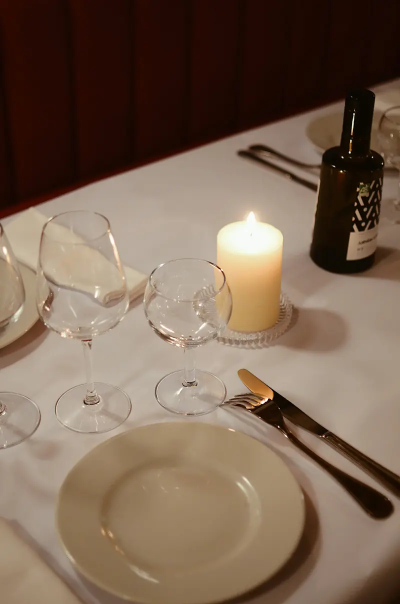
#> input picture img/bistro-800.webp, 800 x 1208 px (shown at 1/2 size)
$ python make_city_images.py hero ../img/bistro-800.webp out.png
#> lines starting #> are read from the running program, lines starting #| are printed output that depends on the picture
#> in main, im is the input picture: PIL image 800x1208 RGB; mean R, G, B 122.6, 101, 83.4
#!/usr/bin/env python3
"""Make the site's responsive sizes for a city photo (see data/cities.json → images).

  python3 scripts/make_city_images.py hero SRC.jpg img/cities/antwerpen/hero [--fx 0.5] [--fy 0.5]
      → <out>-{1000,1600,2400}.webp + <out>-1600.jpg   (3:2, like img/hero-*)
  python3 scripts/make_city_images.py card SRC.jpg img/cities/antwerpen/new [--fx 0.5] [--fy 0.5]
      → <out>-{800,1600,2400}.webp + <out>.jpg (1400)   (square, like img/coffee*; the pill shows its centre)

--fx/--fy: focus point (0..1) the crop is centred on. Credit every photo in img/CREDITS.json.
"""
import argparse, os
from PIL import Image

def crop(im, ratio, fx, fy):
#> called with ratio = 1.5, fx = 0.5, fy = 0.5
    W, H = im.size
#> W = 800; H = 1208
    if W / H > ratio: w, h = round(H * ratio), H
    else: w, h = W, round(W / ratio)
#> w = 800; h = 533
    x = min(max(round(fx * W - w / 2), 0), W - w); y = min(max(round(fy * H - h / 2), 0), H - h)
#> after `x = min(max(round(fx * W - w / 2), 0), W - w)`: x = 0
#> after `y = min(max(round(fy * H - h / 2), 0), H - h)`: y = 338
    return im.crop((x, y, x + w, y + h))
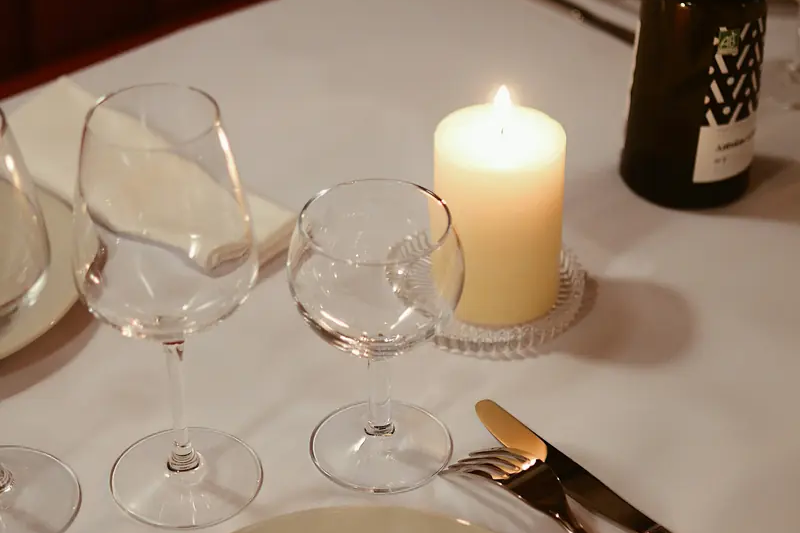
#> returned value: PIL image 800x533 RGB; mean R, G, B 160.6, 141.3, 122.1

def main():
    ap = argparse.ArgumentParser(); ap.add_argument('kind', choices=['hero', 'card']); ap.add_argument('src'); ap.add_argument('out')
    ap.add_argument('--fx', type=float, default=.5); ap.add_argument('--fy', type=float, default=.5); a = ap.parse_args()
    im = Image.open(a.src).convert('RGB'); os.makedirs(os.path.dirname(a.out) or '.', exist_ok=True)
    c = crop(im, 1.5 if a.kind == 'hero' else 1.0, a.fx, a.fy)
    sizes = [1000, 1600, 2400] if a.kind == 'hero' else [800, 1600, 2400]
    for w in sizes:
        r = c.resize((w, round(w * c.height / c.width)), Image.LANCZOS) if c.width > w else c
        r.save(f'{a.out}-{w}.webp', 'WEBP', quality=80 if w < 2400 else 76, method=6)
    jw = 1600 if a.kind == 'hero' else 1400
    c.resize((jw, round(jw * c.height / c.width)), Image.LANCZOS).save(f'{a.out}-1600.jpg' if a.kind == 'hero' else f'{a.out}.jpg', 'JPEG', quality=82, optimize=True, progressive=True)
    print('wrote', a.out, c.size)
#| wrote out.png (800, 533)

if __name__ == '__main__': main()

$ run again, on img/events2-2400.webp
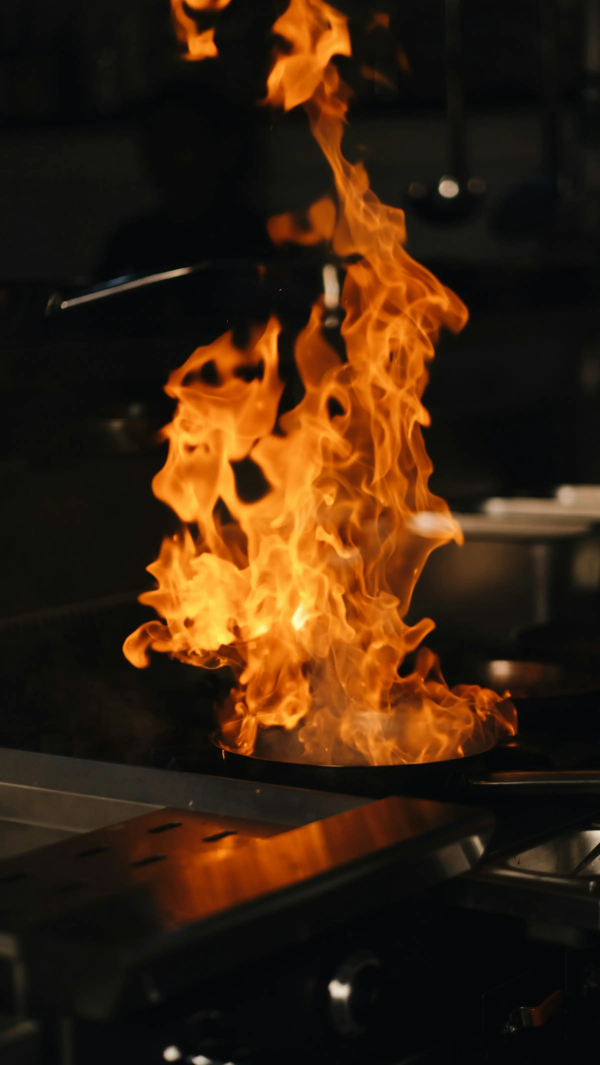
#> input picture img/events2-2400.webp, 2400 x 4260 px (shown at 1/4 size)
#> in main, im is the input picture: PIL image 2400x4260 RGB; mean R, G, B 57.9, 34.4, 14.3
#> in crop, `return im.crop((x, y, x + w, y + h))`:
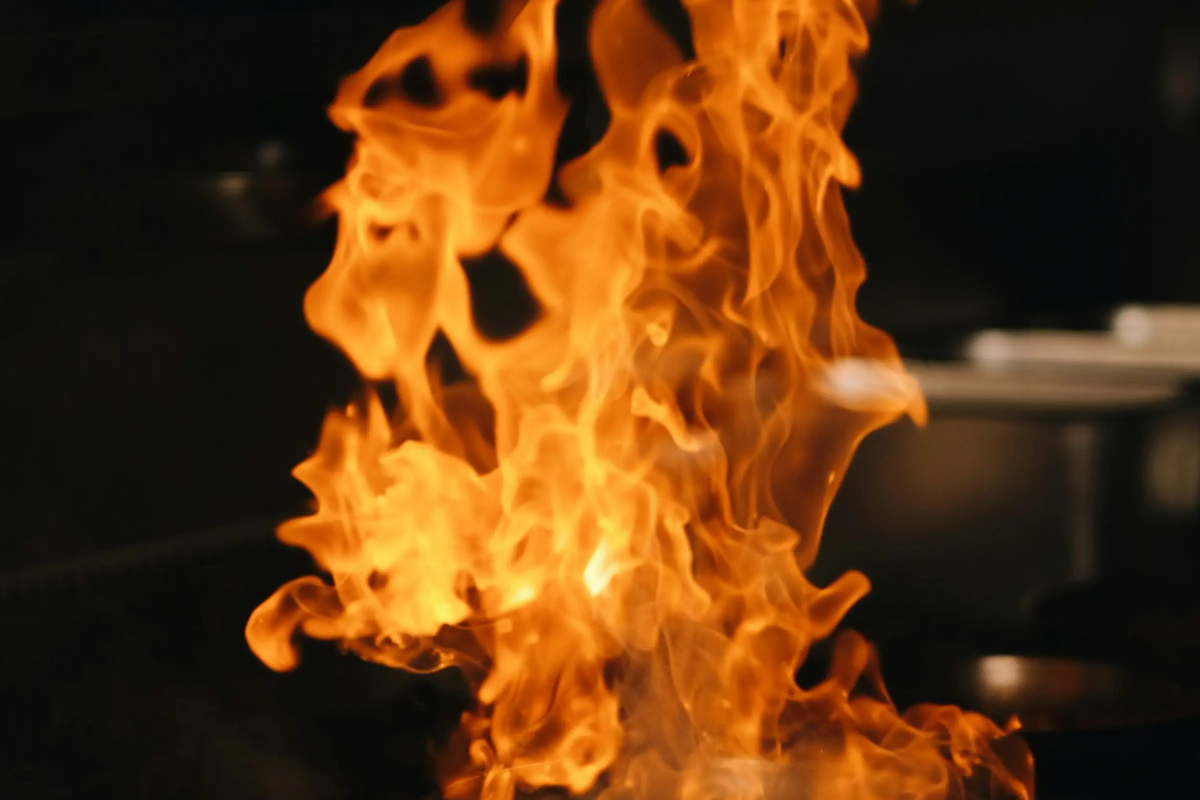
#> returned value: PIL image 2400x1600 RGB (shown at 1/2 size); mean R, G, B 97.7, 54.9, 16.6
#> the loop in main, `for w in sizes:` made 3 passes
#> pass 1, in main, `r = c.resize((w, round(w * c.height / c.width)), Image.LANCZOS) if c.w..`:
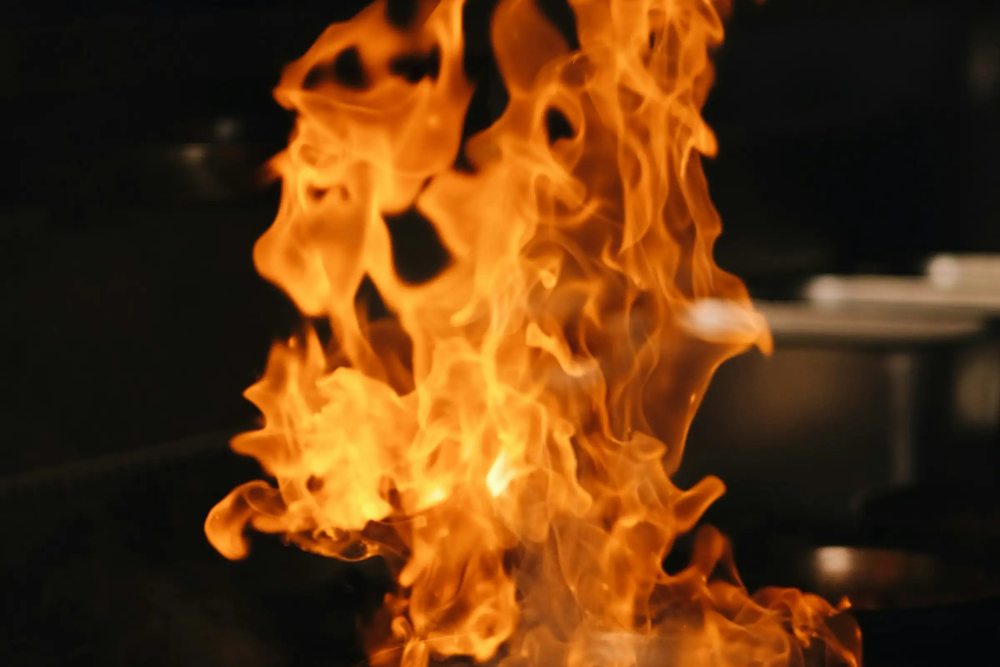
#> r: PIL image 1000x667 RGB; mean R, G, B 97.7, 54.9, 16.6
#| wrote out.png (2400, 1600)

$ run again, on img/hero2-1600.webp
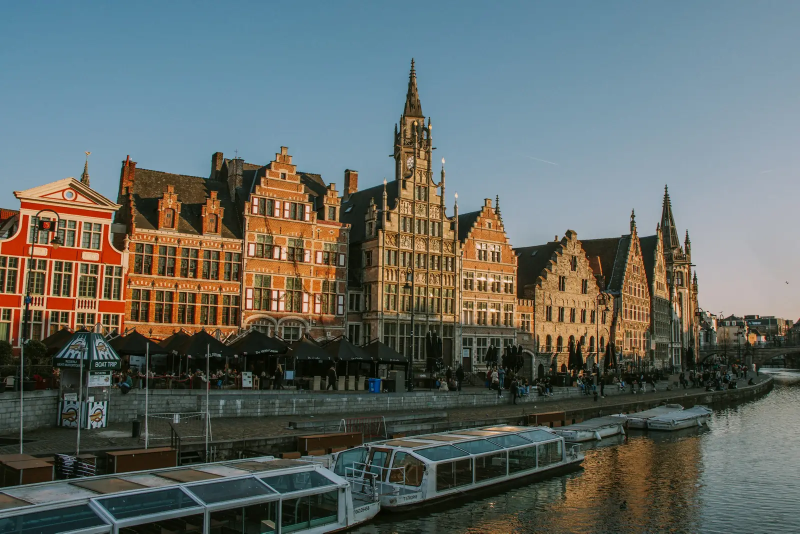
#> input picture img/hero2-1600.webp, 1600 x 1067 px (shown at 1/2 size)
#> in main, im is the input picture: PIL image 1600x1067 RGB; mean R, G, B 98.6, 105.6, 101.5
#> the loop in main, `for w in sizes:` made 3 passes
#> pass 1, in main, `r = c.resize((w, round(w * c.height / c.width)), Image.LANCZOS) if c.w..`:
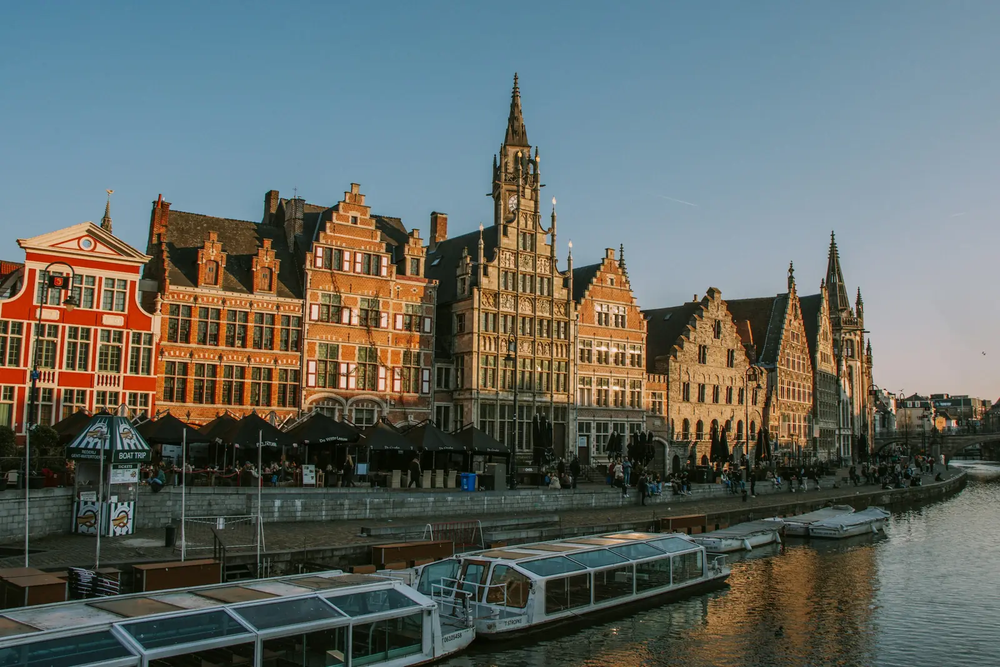
#> r: PIL image 1000x667 RGB; mean R, G, B 98.6, 105.6, 101.5
#| wrote out.png (1600, 1067)
